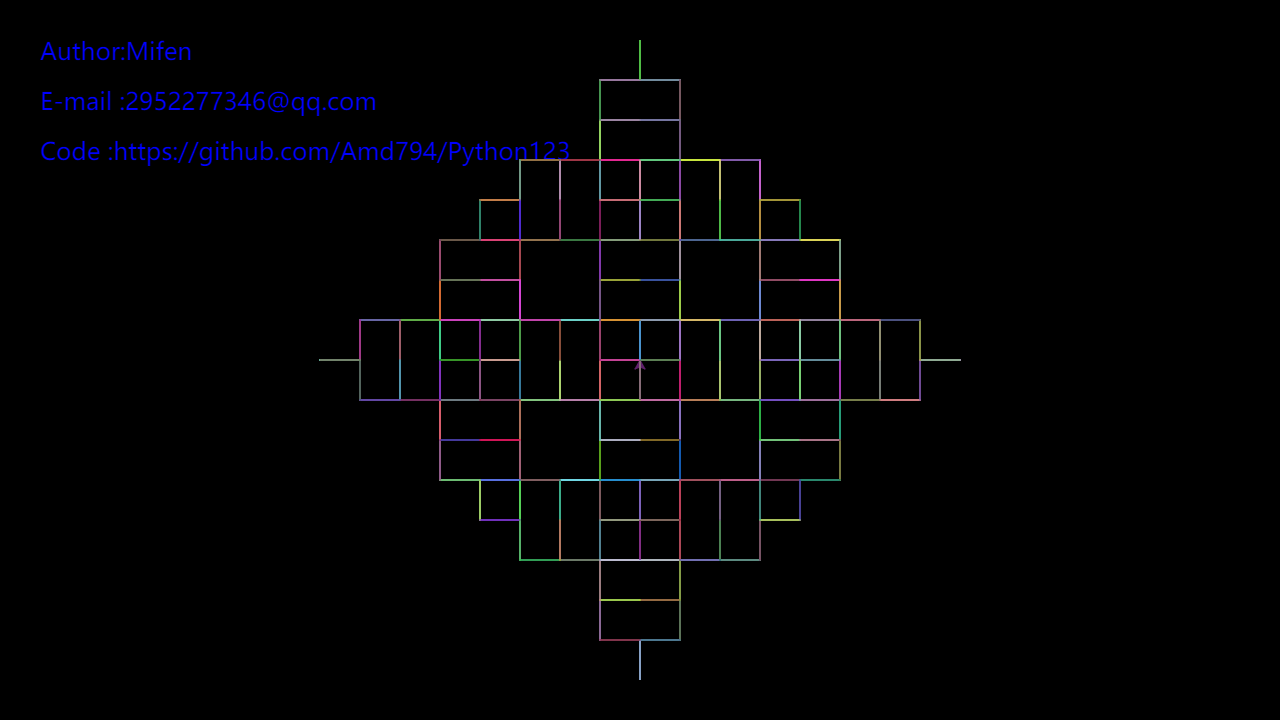

The script that drew this image:
# -*- coding: utf-8 -*-
# Time    : 2019/4/5 22:32
# Author  : Mifen
# Email   : 2952277346@qq.com
# Github  : https://github.com/Amd794



import time
import turtle as t
from turtle import *

t.speed(0)
t.pensize(1)
length = 40
path = 'F'
angle = 90
setup(1280,720)
up()
color("blue")
goto(-600, 300)
write('Author:Mifen', font=("微软雅黑", 18))
goto(-600, 250)
write('E-mail :2952277346@qq.com', font=("微软雅黑", 18))
goto(-600, 200)
write('Code :https://github.com/Amd794/Python123', font=("微软雅黑", 18))
goto(0,0)
down()
expalnation = {
    'F': '画线',
    'x': '-',
    '+': '逆时针旋转',
    '-': '顺时针旋转',
    '[': '记录当前位置',
    ']': '恢复上一个位置',
    'a': '上色',
    'b': '上色',
    'c': '上色'
}
rules = {
    'F': 'F+F-F-F-G+F+F+F-F',
    'G': 'GGG'
}


def draw_path(path, expalnation,angle):
    posList, angleList = [], []
    t.bgcolor("black")
    t.lt(90)
    for symbol in path:
        if symbol == 'F':
            import random
            colormode(255)
            color(random.randint(0,255),random.randint(0,255),random.randint(0,255))
            t.forward(length)
        elif symbol == '+':
            t.left(angle)
        elif symbol == '-':
            t.rt(angle)
        elif symbol == '[':
            posList.append(t.pos())
            angleList.append(t.heading())
        elif symbol == 'a':
            t.pensize(3)
            t.color("#8c503c")
        elif symbol == 'b':
            t.pensize(2)
            t.color("#4ab441")
        elif symbol == 'c':
            t.pensize(2)
            t.color("#18b418")
        elif symbol == 'G':
            angle = -angle
        elif symbol == ']':
            t.up()
            t.home()
            t.goto(posList.pop())
            t.left(angleList.pop())
            t.down()


def apply_rules(path, rules):
    L = [_ for _ in path]
    for i in range(len(L)):
        symbol = L[i]
        if symbol == 'F':
            L[i] = rules[symbol]
        if symbol == 'X':
            L[i] = rules[symbol]
        if symbol == 'G':
            L[i] = rules[symbol]
    path = ''.join(L)
    return path


for _ in range(5):
    path = apply_rules(path, rules)
draw_path(path, expalnation,angle)
